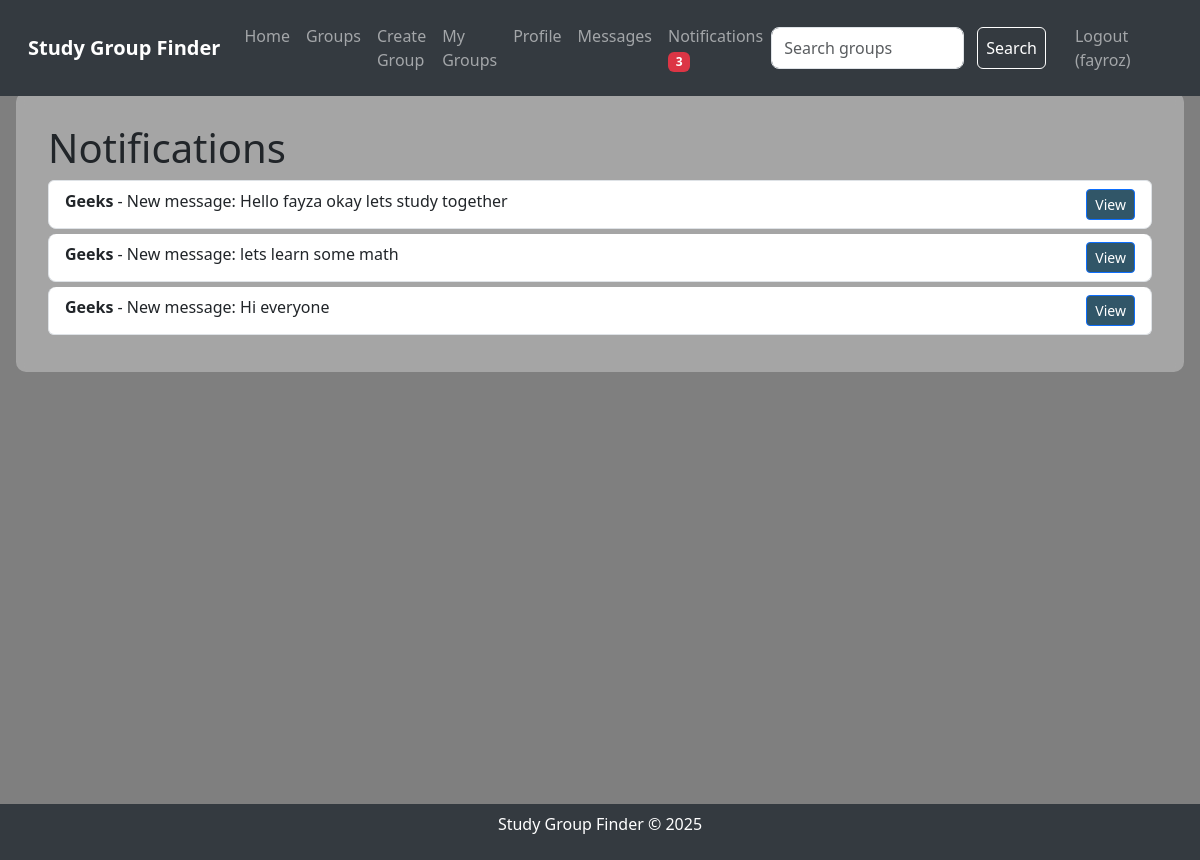
Page /notifications (signed in) on the committed database.
### tables this page shows
CREATE TABLE notifications
                 (id INTEGER PRIMARY KEY AUTOINCREMENT,
                  user_id INTEGER,
                  group_id INTEGER,
                  message_id INTEGER,
                  announcement_id INTEGER,
                  type TEXT NOT NULL,
                  read BOOLEAN DEFAULT FALSE,
                  FOREIGN KEY (user_id) REFERENCES users(id),
                  FOREIGN KEY (group_id) REFERENCES groups(id),
                  FOREIGN KEY (message_id) REFERENCES messages(id),
                  FOREIGN KEY (announcement_id) REFERENCES announcements(id));

CREATE TABLE groups
                 (id INTEGER PRIMARY KEY AUTOINCREMENT,
                  name TEXT NOT NULL,
                  subject TEXT NOT NULL,
                  description TEXT,
                  creator_id INTEGER,
                  FOREIGN KEY (creator_id) REFERENCES users(id));

CREATE TABLE messages
                 (id INTEGER PRIMARY KEY AUTOINCREMENT,
                  group_id INTEGER,
                  user_id INTEGER,
                  content TEXT NOT NULL,
                  timestamp DATETIME DEFAULT CURRENT_TIMESTAMP,
                  FOREIGN KEY (group_id) REFERENCES groups(id),
                  FOREIGN KEY (user_id) REFERENCES users(id));

### app.py (the view)
@app.route('/notifications')
def notifications():
    if 'user_id' not in session:
        flash('Please log in to view notifications.', 'danger')
        return redirect(url_for('login'))
    conn = sqlite3.connect('study_groups.db')
    c = conn.cursor()
    c.execute("SELECT notifications.id, groups.name, notifications.type, messages.content, announcements.content, notifications.group_id "
              "FROM notifications "
              "JOIN groups ON notifications.group_id = groups.id "
              "LEFT JOIN messages ON notifications.message_id = messages.id "
              "LEFT JOIN announcements ON notifications.announcement_id = announcements.id "
              "WHERE notifications.user_id = ? AND notifications.read = FALSE "
              "ORDER BY notifications.id DESC",
              (session['user_id'],))
    notifications = c.fetchall()
    try:
        c.execute("SELECT COUNT(*) FROM notifications WHERE user_id = ? AND read = FALSE",
                  (session['user_id'],))
        notification_count = c.fetchone()[0]
    except sqlite3.OperationalError:
        init_db()
        notification_count = 0
    conn.close()
    return render_template('notifications.html', notifications=notifications, notification_count=notification_count)

### app.py (called while the page is built)
@app.after_request
def add_header(response):
    response.headers["Cache-Control"] = "no-cache, no-store, must-revalidate"
    response.headers["Pragma"] = "no-cache"
    response.headers["Expires"] = "0"
    return response

### templates/notifications.html (shortened to what this page needs)
{% extends "layout.html" %}
{% block content %}
    <div class="page-content">
        <h1>Notifications</h1>
        {% if notifications %}
            <ul class="list-group">
                {% for notification in notifications %}
                    <li class="list-group-item">
                        <strong>{{ notification[1] }}</strong> -
                        {% if notification[2] == 'message' %}
                            New message: {{ notification[3] or 'A new message was posted' }}
                        {% elif notification[2] == 'announcement' %}
                            New announcement: {{ notification[4] or 'A new announcement was posted' }}
                        {% else %}
                            New activity
                        {% endif %}
                        <a href="{{ url_for('group_details', group_id=notification[5]) }}"
                           class="btn btn-primary btn-sm float-end">View</a>
                    </li>
                {% endfor %}
            </ul>
        {% else %}
            <p>No new notifications.</p>
        {% endif %}
    </div>
{% endblock %}

### static/styles.css (style rules this page uses)
body { background-image: url('/static/background.jpg'); background-size: cover; background-position: center; background-blend-mode: overlay; background-color: rgba(0, 0, 0, 0.5); min-height: 100vh; margin: 0; padding: 0; }
.page-content { backdrop-filter: blur(5px); background-color: rgba(255, 255, 255, 0.3); border-radius: 10px; padding: 2rem; max-width: 1200px; margin: 0 auto; }
.list-group-item { border-radius: 8px; margin-bottom: 5px; }
.btn-primary { background-color: #315668; }

### rows in the picture
notifications: name "Geeks", content "Hello fayza okay lets study together"
notifications: name "Geeks", content "lets learn some math"
notifications: name "Geeks", content "Hi everyone"

### other values in the picture
{{ notification_count }} "3"
{{ session.username }} "fayroz"
